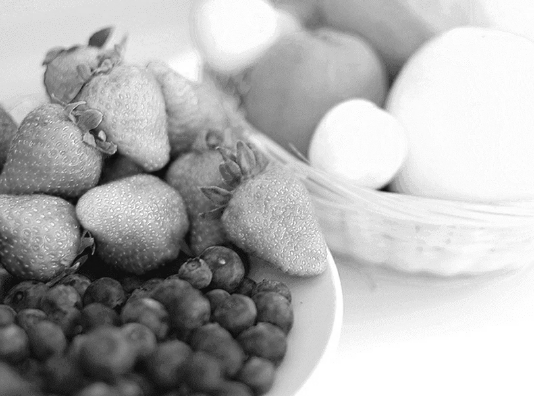
#> input picture 16-03-2022/pythonProject/img/frutas_R.png, 534 x 396 px
$ python mergeimg.py
#> lines starting #> are read from the running program, lines starting #| are printed output that depends on the picture
import cv2

r = cv2.imread("img/frutas_R.png", 0)
#> r is the input picture: shape (396, 534); min 8, max 255, mean 176.4
g = cv2.imread("img/frutas_G.png", 0)
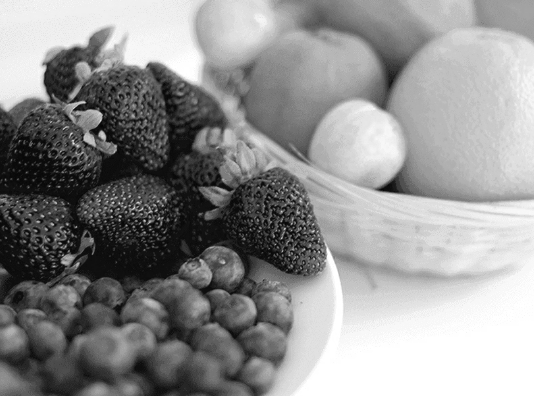
#> input picture 16-03-2022/pythonProject/img/frutas_G.png, 534 x 396 px
#> g is the input picture: shape (396, 534); min 4, max 255, mean 144.3
b = cv2.imread("img/frutas_B.png", 0)
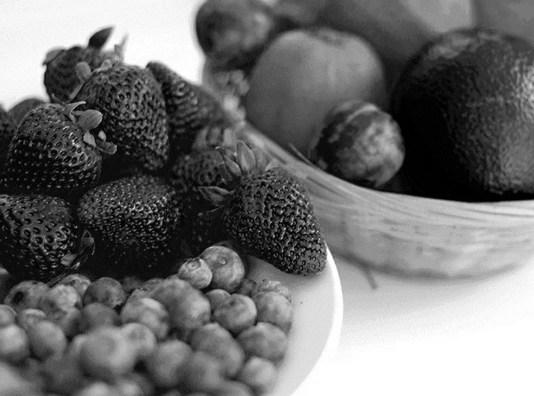
#> input picture 16-03-2022/pythonProject/img/frutas_B.png, 534 x 396 px
#> b is the input picture: shape (396, 534); min 0, max 255, mean 112.4

img = cv2.merge((b,g,r))
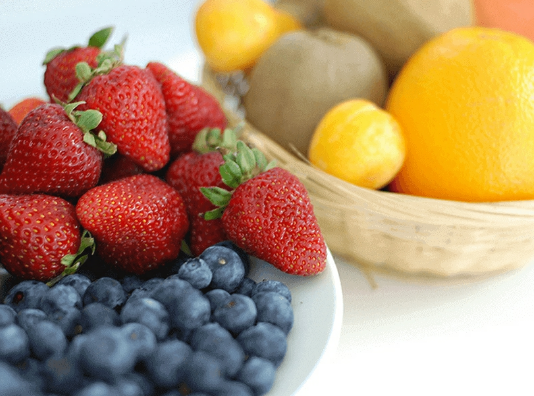
#> img: shape (396, 534, 3); mean of channels 0, 1, 2 112.4, 144.3, 176.4; drawn as B, G, R

cv2.imshow("Restaurada", img)
cv2.imwrite("img/frutasres.png", img)
cv2.waitKey()
